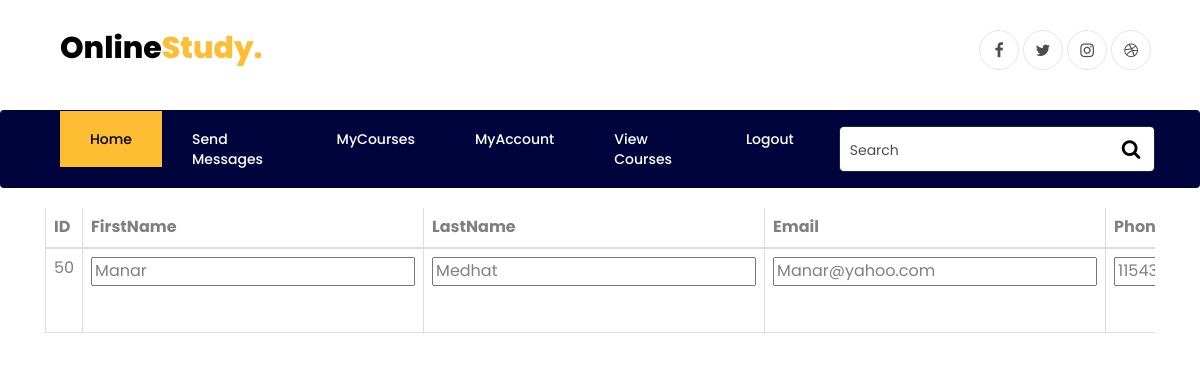
Screenshot of /editusers.php?id=50 (signed in) with the database file from the repository.
### tables this page shows
CREATE TABLE `User` (
  `ID` int(11) NOT NULL,
  `FirstName` varchar(255) NOT NULL,
  `LastName` varchar(255) NOT NULL,
  `Email` varchar(255) NOT NULL,
  `Password` varchar(255) NOT NULL,
  `Phone` int(13) NOT NULL,
  `Image` varchar(255) DEFAULT NULL,
  `CreatedDate` datetime NOT NULL
);

### app/db/Dbh.php (called while the page is built, shortened)
<?php
  class Dbh{
      private $servername;
      private $username;
      private $password;
      private $dbname;
      private $conn;
      function __construct() {
          $this->servername = DB_SERVER;
          $this->username = DB_USER;
          $this->password = DB_PASS;
          $this->dbname = DB_DATABASE;
      }
      public function connect(){
          $this->conn = new mysqli($this->servername, $this->username, $this->password, $this->dbname);
          return $this->conn;
      }
      function query($sql){
          if (!empty($sql)){
              $this->result = $this->conn->query($sql);
              return $this->result;
          }
          else{
              return false;
          }
      }
  }
  ?>

### app/model/UserModel.php (called while the page is built, shortened)
<?php
class User extends Model{
  private $id;
  private $fname;
  private $lname;
  private $phone;
  private $email;
  function __construct($email="",$password="",$fname="",$lname="") {
    $this->email = $email;
    $this->fname = $fname;
    $this->lname = $lname;
  }
  function setFirstName($fname){
    return $this->fname = $fname;
  }
  function setLastName($lname){
    return $this->lname = $lname;
  }
  function getFirstName(){
    return $this->fname;
  }
  function getLastName(){
    return $this->lname;
  }
  function getEmail() {
    return $this->email;
  }
  function setEmail($email) {
    return $this->email = $email;
  }
  function setPassword($password) {
    return $this->password = $password;
  }
  function setPhone($phone){
    return $this->phone = $phone;
  }
  function getPhone(){
    return $this->phone;
  }
  function getID(){
    return $this->id;
  }
  function setID($id){
    return $this->id = $id;
  }
  function setImage($image){
    return $this->image = $image;
  }
  function setUserType($usertype){
    return $this->usertype = $usertype;
  }
    function getUsers(){
      $sql = "SELECT User.* , User_Type.* FROM User INNER Join User_Type
      ON User.ID = User_Type.User_ID"  ;
      $dbh = new Dbh();
      $result = $dbh->query($sql);
      $users = array();
      while($row=mysqli_fetch_assoc($result)){
        $user = new User();
        $user->setID($row['ID']);
        $user->setFirstName($row['FirstName']);
        $user->setLastName($row['LastName']);
        $user->setEmail($row['Email']);
        $user->setPassword($row['Password']);
        $user->setPhone($row['Phone']);
        $user->setImage($row['Image']);
        $user->setUserType($row['UserType']);
        $users[] = $user;
      }
      return $users;
    }
}

### public/editusers.php (the view, shortened to what this page needs)
<?php
  require_once(__ROOT__ . "model/UserModel.php");
  require_once(__ROOT__ . "controller/UserController.php");
  $model = new User();
  $controller = new UserController($model);
?>
<?php
$id=$_GET['id'];
foreach($model->getUsers() as $user)
{
    if($user->getID() == $id)
    {
        $userid = $user->getID();
        $fname = $user->getFirstName();
        $lname = $user->getLastName();
        $email = $user->getEmail();
        $phone = $user ->getPhone();
    }
}
?>
<!DOCTYPE html>
<html lang="en">
<head>
  <link rel="stylesheet" href="https://maxcdn.bootstrapcdn.com/bootstrap/3.4.1/css/bootstrap.min.css">
  <link rel="stylesheet" href="http://localhost/SEmvc7/lib/css/mycss.css">
    <link rel="stylesheet" href="https://stackpath.bootstrapcdn.com/font-awesome/4.7.0/css/font-awesome.min.css">
    <link rel="stylesheet" href="../lib/css/animate.css">
    <link rel="stylesheet" href="../lib/css/owl.carousel.min.css">
    <link rel="stylesheet" href="../lib/css/owl.theme.default.min.css">
    <link rel="stylesheet" href="../lib/css/magnific-popup.css">
    <link rel="stylesheet" href="../lib/css/ionicons.min.css">
    <link rel="stylesheet" href="../lib/css/flaticon.css">
    <link rel="stylesheet" href="../lib/css/icomoon.css">
    <link rel="stylesheet" href="../lib/css/style.css">
</head>
<body>
<?php
    require_once(__ROOT__ . "view/bar.php");
    $view1 = new Bar($controller, $model);
    if (isset($_SESSION['type']) && !empty($_SESSION['type'])) {
      switch($_SESSION['type']){
        case 'Student':
          echo $view1->StudentBar();
          break;
      }
    }
    else {
      echo $view1->NormalBar();
    }
    ?>
<form  method = "post" action="showusers.php?action=EditUser">
<div class="container">
  <div class="row">
    <div class="col-xs-12">
      <div class="table-responsive">
        <table class="table table-bordered table-hover">
          <thead>
            <tr>
                <th>ID</th>
                <th>FirstName</th>
                <th>LastName</th>
                <th>Email</th>
                <th>Phone</th>
              </tr>
          </thead>
          <tbody>
          <tr>
    <td><?php echo $userid;?></td>
    <td><input type="text"  id="FirstName" placeholder="Enter First name" name="FirstName" value="<?php echo $fname;?>"></td>
    <td><input type="text"  id="LastName" placeholder="Enter Last name" name="LastName" value="<?php echo $lname;?>"></td>
    <td><input type="email"  id="Email" placeholder="Enter Email" name="Email" value="<?php echo $email;?>"></td>
    <td><input type="text"  id="Phone" placeholder="Enter Phone Number" name="Phone" value="<?php echo $phone;?>"></td>
</table>
</div>
</div>
</div>
</div>
</form>
</body>
</html>

### rows the page displays
user: ID "50", FirstName "Manar", LastName "Medhat", Email "Manar@yahoo.com", Phone "1154389672"
